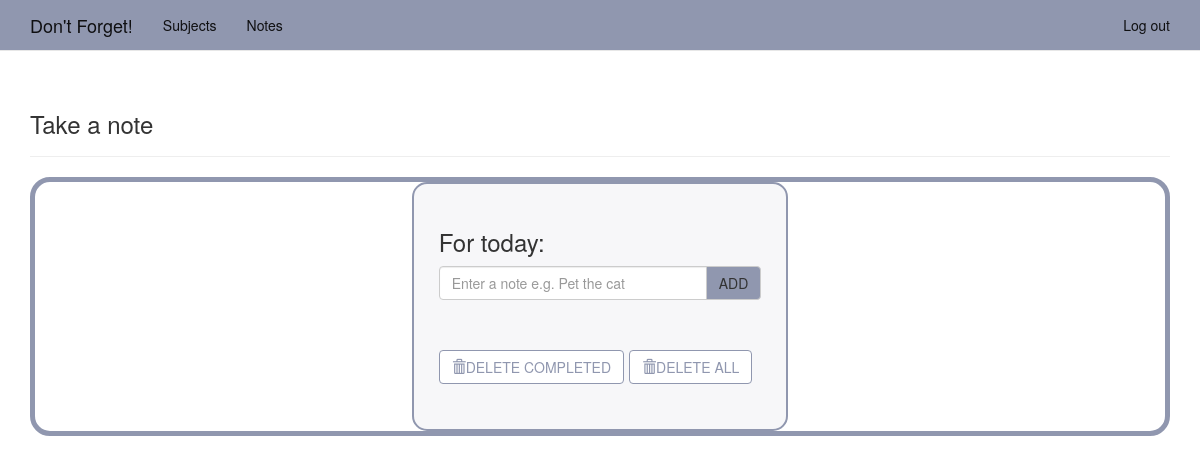
Before: /note/ (signed in) with the older database file.
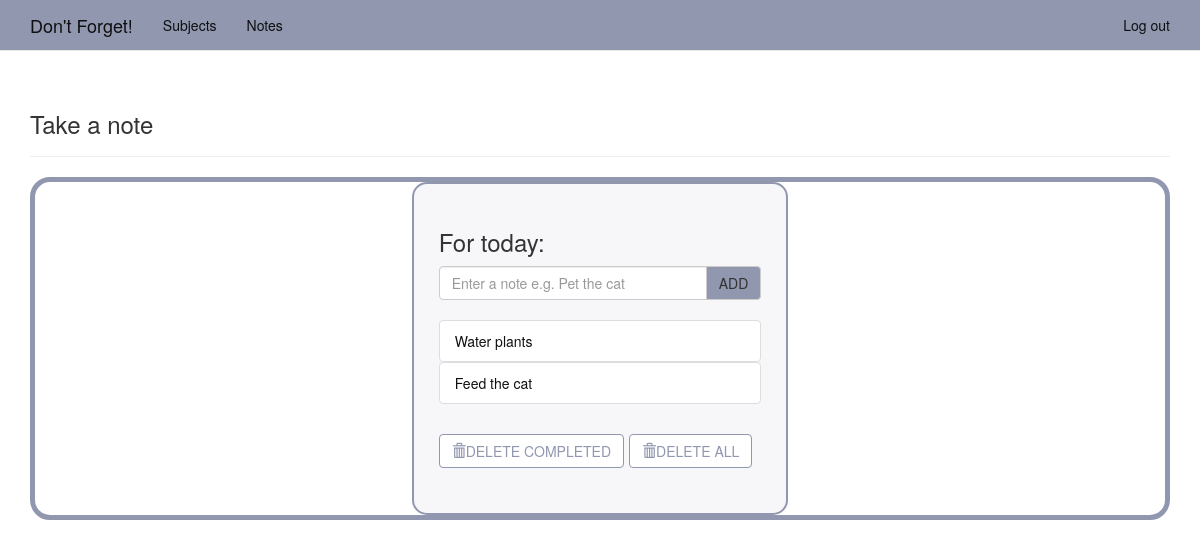
After: the same page with the newer database file.
### dont_forget/models.py (models this page shows, shortened)
class Note(models.Model):
    text = models.CharField(max_length=50)
    complete = models.BooleanField(default=False)
    owner = models.ForeignKey(User, on_delete=models.CASCADE)

### dont_forget/views.py (the view)
# urls.py: re_path(r'^note/$', views.note, name='note'),
@login_required
def note(request):
    note_list = Note.objects.filter(owner=request.user).order_by('id')
    form = NoteForm()
    context={'note_list': note_list, 'form': form}
    return render(request, 'dont_forget/note.html', context)

### dont_forget/forms.py
class NoteForm(forms.Form):
    text = forms.CharField(max_length=50, widget=forms.TextInput(
        attrs={'class': 'form-control', 'placeholder': 'Enter a note e.g. Pet the cat', 'aria-label' : 'Note', 'aria-describedby' : 'add-btn'}))

### dont_forget/templates/dont_forget/note.html (shortened to what this page needs)
{% extends 'dont_forget/base.html' %}
{% load bootstrap3 %}
{% block header %}
<h3>Take a note</h3>
{% endblock header %}
{% block content %}
<div class="container-fluid" id="wrapper">
    <div class="row">
        <div class ="col-lg-4 col-lg-offset-4" id="note-content">
            <h3>For today:</h3>
            <form action="{% url 'dont_forget:addNote' %}" method="POST" role="form">
                <div class="form-group">
                    <div class="input-group">
                        {{form.text}}
                        <span class="input-group-btn">
                            <button type="submit" class="btn btn-default" id="add-btn">ADD</button>
                        </span>
                    </div>
                </div>
            </form>
            <ul class="list-group t20" id="notes_list">
                {% for note in note_list %}
                     {% if note.complete %}
                    <li class="list-group-item note-completed" id="note-complete">{{note.text}} <span class="glyphicon glyphicon-ok"></span></li>
                    {% else %}
                    <a href="{% url 'dont_forget:complete_note' note.id %}"><li class="list-group-item">{{note.text}}</li></a>
                     {% endif %}
                {% endfor %}
                <br>
                <div class="row t10">
                <div class="col-lg-12">
                    <div class="btn-toolbar">
                        <div class="btn-group">
                            <a href="{% url 'dont_forget:delete_note' %}"><button type="button" class="btn btn-default" id="delete-note"><i class="glyphicon glyphicon-trash"></i>DELETE COMPLETED</button></a>
                        </div>
                        <div class="btn-group">
                            <a href="{% url 'dont_forget:delete_all_notes' %}"><button type="button" class="btn btn-default" id="delete-note"><i class="glyphicon glyphicon-trash"></i>DELETE ALL</button></a>
                        </div>
                    </div>
                </div>
            </div>
            </ul>
        </div>
    </div>
</div>
{% endblock content %}

### dont_forget/templates/dont_forget/base.html (shortened to what this page needs)
{% load bootstrap3 %}
<html lang="en">
<head>
    {% load static %}
    <link rel="stylesheet" href="{% static 'css/styles.css' %}">
    {% bootstrap_css %}
</head>
<body id="body">
 <nav class="navbar navbar-default navbar-static-top" id="navbar-main">
    <div class="container">
    <div class="navbar-header">
        <a class="navbar-brand" id="navbar-name" href="{% url 'dont_forget:index' %}">Don't Forget!</a>
    </div>
    <div class="navbar-collapse collapse" id="navbar-links">
    <ul class="nav navbar-nav">
        <li><a href="{% url 'dont_forget:topics' %}">Subjects</a></li>
        <li><a href="{% url 'dont_forget:note' %}">Notes</a></li>
        </ul>
    <ul class="nav navbar-nav navbar-right">
    {% if user.is_authenticated %}
    <li><a href="{% url 'users:logout' %}">Log out</a></li>
    {% else %}
    <li><a href="{% url 'users:register' %}">Register</a></li>
    <li><a href="{% url 'users:login' %}">Log in</a></li>
    {% endif %}
    </ul>
    </div>
    </div>
   </nav>
 <div class="container">
     <div class="page-header">
         {% block header %}   {% endblock header %}
     </div>
     <div>
         {% block content %}   {% endblock content %}
     </div>
 </div>
</body>
</html>

### dont_forget/static/css/styles.css (style rules this page uses)
#navbar-links li a { color: #0f0f11; text-decoration: none; }
#navbar-name { color: #0f0f11; text-decoration: none; }
#navbar-main { background-color: #9097af; margin-bottom: 20px; }
#body { background-color: #ffffff; }
.container-fluid { border: 5px, solid, #9097af; border-radius: 20px; }
#note-content { background-color: #f7f7f9; border: 2px, solid, #9097af !important; border-radius: 15px !important; padding: 25px; }
#delete-note { color: #9097af; text-decoration: none; border: 1px solid; }
#add-btn { background-color: #9097af; }
.t10 { margin-top: 10px; }
.t20 { margin-top: 20px; }
.list-group-item { color: #0f0f11; text-decoration: none; }

Changed rows visible on the page:
added Note: text "Water plants"
added Note: text "Feed the cat"
